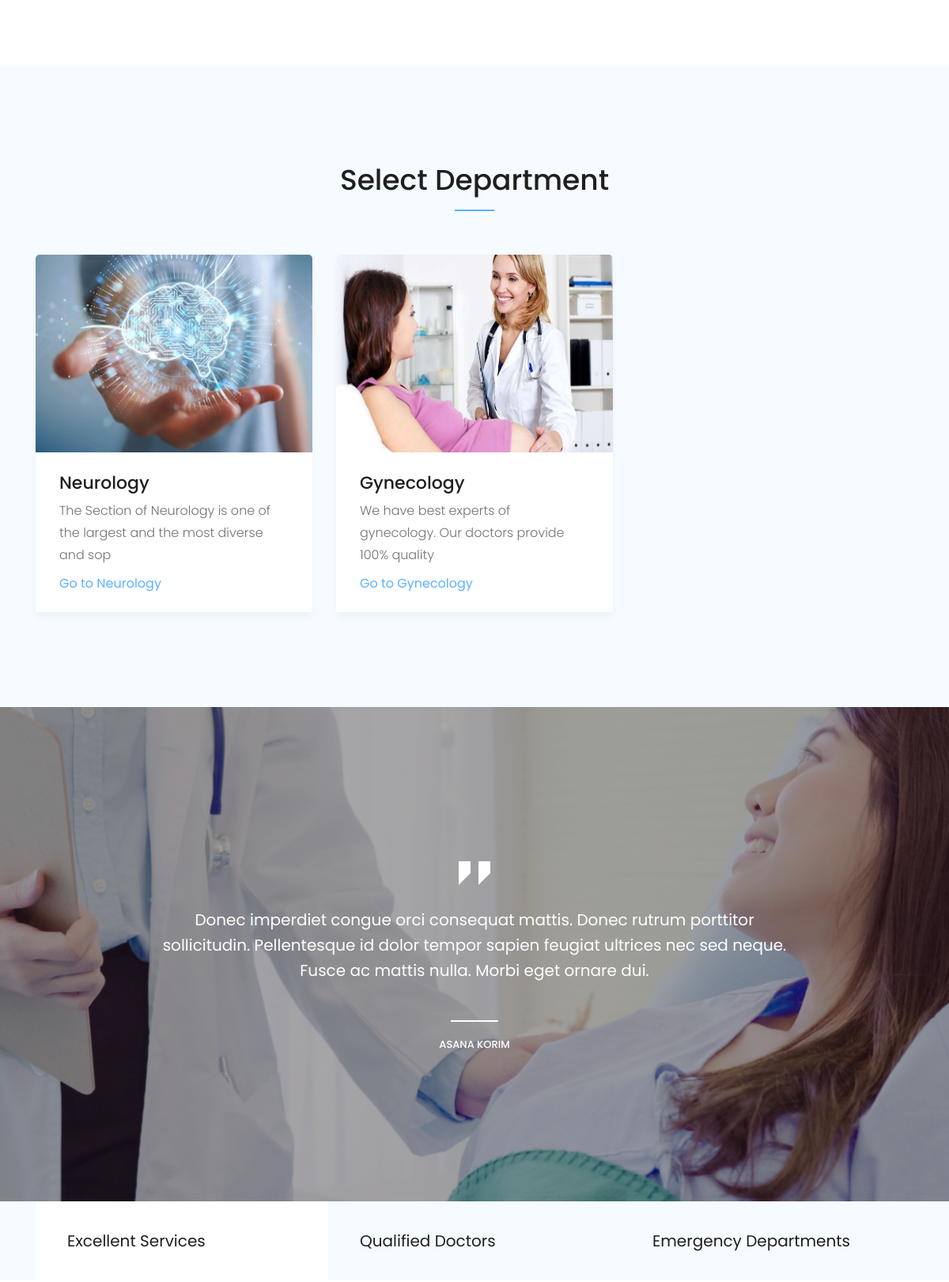
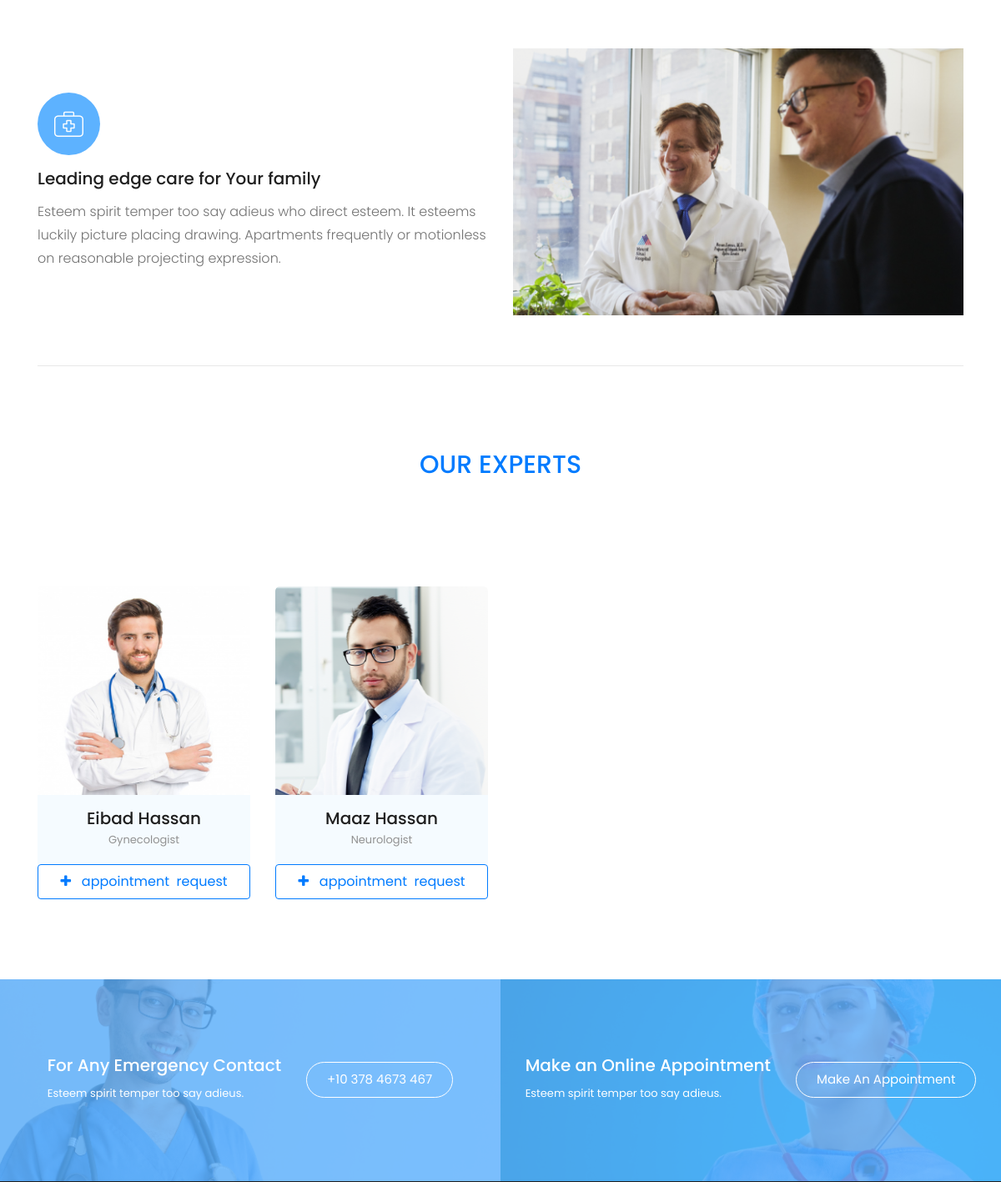
The app's page / (middle part), older data (2 pictures, top to bottom).
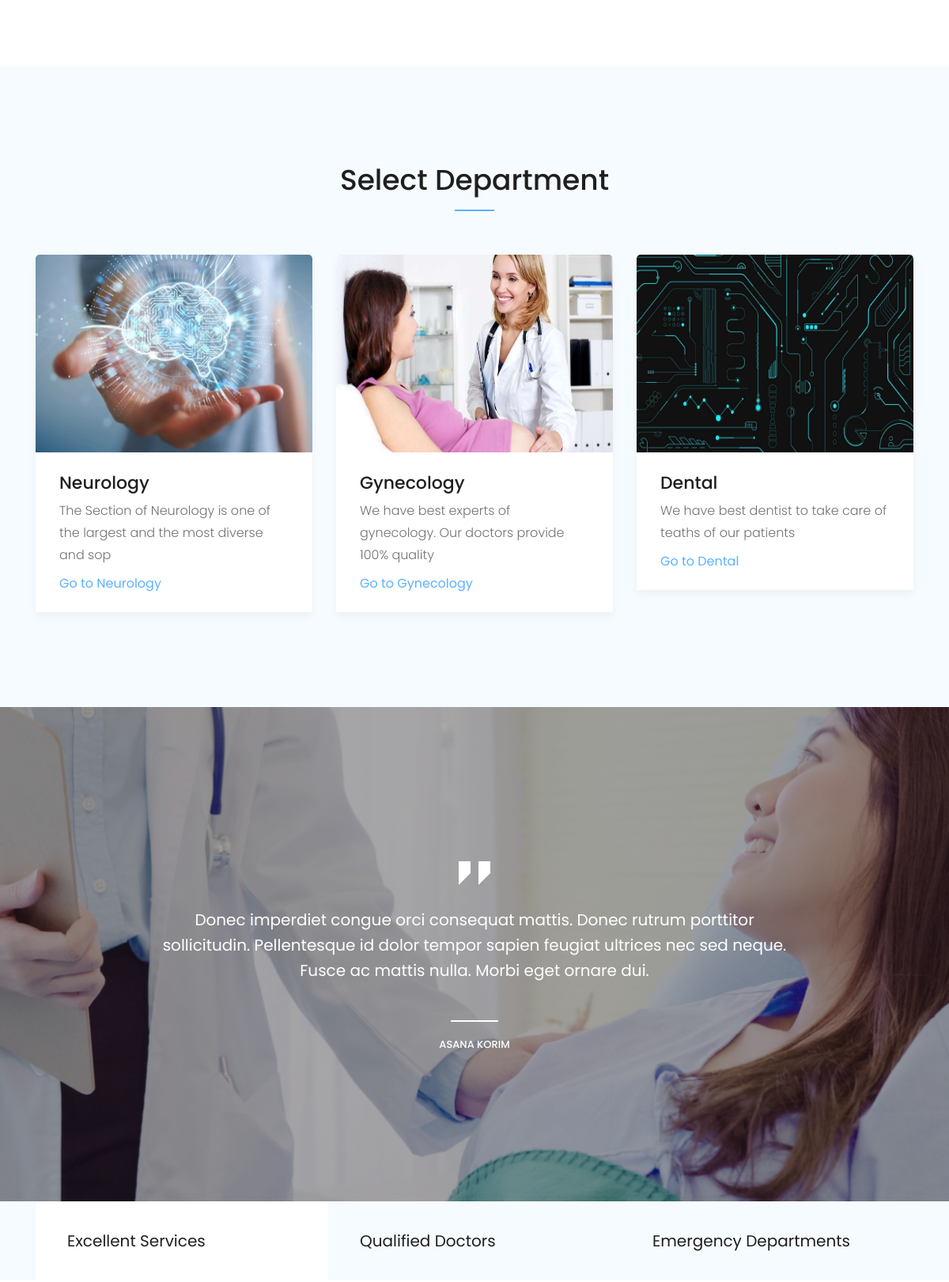
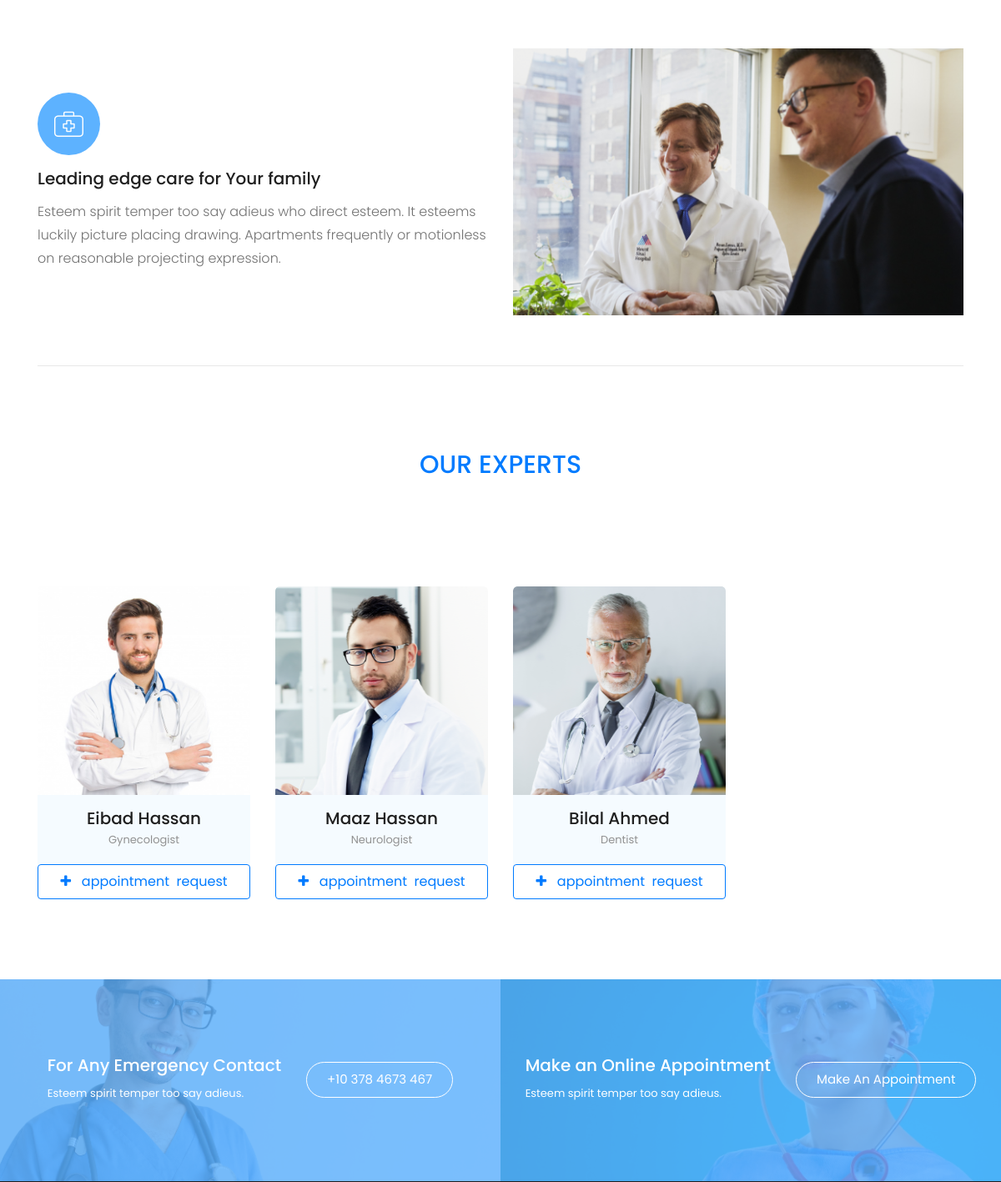
The same page, newer data (2 pictures, top to bottom).
### application/models.py (models this page shows, shortened)
class department(models.Model):
    name = models.CharField(max_length=75, unique=True)
    related_profession_name = models.CharField(max_length=75)
    department_image = models.ImageField(upload_to='department_pics')
    short_description = models.CharField(max_length=75)

class doctors(models.Model):
    first_name = models.CharField(max_length=75)
    last_name = models.CharField(max_length=75)
    image = models.ImageField(upload_to='doctors_pic')
    email = models.CharField(max_length=75)
    city = models.CharField(max_length=75)
    password = models.CharField(max_length=20)
    temp_list = []
    all_depts = department.objects.all()
    for i in all_depts:
        temp_val = [i.related_profession_name, i.related_profession_name]
        temp_list.append(tuple(temp_val))
        print(temp_val)
    PROFESSION_CHOICES = tuple(temp_list)
    profession = models.CharField(choices = PROFESSION_CHOICES, max_length=75)
    hospital = models.CharField(max_length=75)

### application/views.py (the view)
# urls.py: path('', views.index, name="index"),
def index(request):
    context = {}
    all_depts = department.objects.all()
    context['departments'] = all_depts
    all_my_doctors = doctors.objects.all()
    context['doctors'] = all_my_doctors
    if request.user.is_authenticated:
        requested_doctors = appointment.objects.filter(sender_patient=request.user).values_list('to_doctor', flat=True)
        context['requested_doctors'] = requested_doctors
    return render(request, 'index.html', context)

### templates/index.html (shortened to what the changed rows need)
{% load static %}
{% include 'inc/head.inc.html' %}
<body>
    {% include 'inc/depart_try.html' %}
    <h2 class="text-primary text-center">OUR EXPERTS</h2>
    {% include 'inc/doctors_try.html' %}
{% include 'inc/bottom.inc.html' %}

### templates/inc/depart_try.html
<div class="our_department_area">
    <div class="container">
        <div class="row">
            <div class="col-xl-12">
                <div class="section_title text-center mb-55">
                    <h3>Select Department</h3>
                </div>
            </div>
        </div>
        <div class="row">
            {% for dept in departments %}
                <div class="col-xl-4 col-md-6 col-lg-4">
                    <div class="single_department">
                        <div class="department_thumb">
                            <img src="media/{{dept.department_image}}" style="height: 250px;" alt="">
                        </div>
                        <div class="department_content">
                            <h3><a href="department/{{dept.name}}">{{dept.name}}</a></h3>
                            <p>{{dept.short_description}}</p>
                            <a href="department/{{dept.name}}" class="learn_more">Go to {{dept.name}}</a>
                        </div>
                    </div>
                </div>
            {% endfor %}
        </div>
    </div>
</div>

### templates/inc/doctors_try.html (shortened to what this page needs)
<div class="expert_doctors_area doctor_page">
    <div class="container">
        <div class="row">
            {% for doctor in doctors %}
                <div class="col-md-6 col-lg-3 mb-3">
                    <div class="single_expert">
                        <div class="expert_thumb">
                            <img src="media/{{doctor.image}}" style="width: 100%; height: 250px;" alt="">
                        </div>
                        <div class="experts_name text-center">
                            <h3>{{doctor.first_name}} {{doctor.last_name}} </h3>
                            <span>{{doctor.profession}}</span>
                        </div>
                    </div>
                    {% if user.is_authenticated %}
                            {% if doctor.id in requested_doctors %}
                                <div>
                                    <button type="button" id="btn_{{doctor.id}}" class="btn btn-secondary btn-block py-2" onclick=""><i id="icon_{{doctor.id}}" class="fa fa-check"></i> &nbsp; <span id="span_{{doctor.id}}">Request sent</span></button>
                                </div>
                            {% else %}
                                <div>
                                    <button type="button" id="btn_{{doctor.id}}" class="btn btn-outline-primary btn-block py-2" onclick="send_appointment_request('{{doctor.id}}')"><i id="icon_{{doctor.id}}" class="fa fa-plus"></i> &nbsp; <span id="span_{{doctor.id}}">appointment &nbsp;request</span></button>
                                </div>
                            {% endif %}
                    {% else %}
                        <div>
                            <a href="login">
                                <button type="button" name="" id="" class="btn btn-outline-primary btn-block py-2"><i class="fa fa-plus"></i> &nbsp; appointment &nbsp;request</button>
                            </a>
                        </div>
                    {% endif %}
                </div>
            {% endfor %}
        </div>
    </div>
</div>

Row changes from the older to the newer data that the page shows:
added department: department_image (picture), name "Dental", short_description "We have best dentist to take care of teaths of our patients"
added doctors: image (picture), first_name "Bilal", last_name "Ahmed", profession "Dentist"
